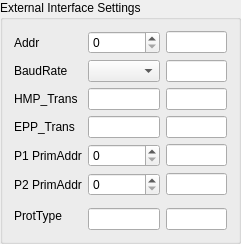
  <widget class="QGroupBox" name="groupBox_8">
   <property name="geometry">
    <rect>
     <x>490</x>
     <y>260</y>
     <width>241</width>
     <height>211</height>
    </rect>
   </property>
   <property name="title">
    <string>External Interface Settings</string>
   </property>
   <layout class="QGridLayout" name="gridLayout">
    <item row="0" column="0">
     <widget class="QLabel" name="label_39">
      <property name="text">
       <string>Addr</string>
      </property>
     </widget>
    </item>
    <item row="0" column="1">
     <widget class="QSpinBox" name="spinBox_Addr">
      <property name="maximumSize">
       <size>
        <width>100</width>
        <height>16777215</height>
       </size>
      </property>
     </widget>
    </item>
    <item row="1" column="0">
     <widget class="QLabel" name="label_40">
      <property name="text">
       <string>BaudRate</string>
      </property>
     </widget>
    </item>
    <item row="1" column="1">
     <widget class="QComboBox" name="comboBox_BaudRate">
      <property name="maximumSize">
       <size>
        <width>100</width>
        <height>16777215</height>
       </size>
      </property>
     </widget>
    </item>
    <item row="2" column="0">
     <widget class="QLabel" name="label_42">
      <property name="text">
       <string>HMP_Trans</string>
      </property>
     </widget>
    </item>
    <item row="2" column="1">
     <widget class="QLineEdit" name="lineEdit_HMP_Trans">
      <property name="maximumSize">
       <size>
        <width>100</width>
        <height>16777215</height>
       </size>
      </property>
     </widget>
    </item>
    <item row="3" column="0">
     <widget class="QLabel" name="label_43">
      <property name="text">
       <string>EPP_Trans</string>
      </property>
     </widget>
    </item>
    <item row="3" column="1">
     <widget class="QLineEdit" name="lineEdit_EPP_Trans">
      <property name="maximumSize">
       <size>
        <width>100</width>
        <height>16777215</height>
       </size>
      </property>
     </widget>
    </item>
    <item row="4" column="0">
     <widget class="QLabel" name="label_44">
      <property name="text">
       <string>P1 PrimAddr</string>
      </property>
     </widget>
    </item>
    <item row="5" column="0">
     <widget class="QLabel" name="label_45">
      <property name="text">
       <string>P2 PrimAddr</string>
      </property>
     </widget>
    </item>
    <item row="6" column="0" rowspan="2">
     <widget class="QLabel" name="label_46">
      <property name="text">
       <string>ProtType</string>
      </property>
     </widget>
    </item>
    <item row="7" column="1">
     <widget class="QLineEdit" name="lineEdit_ProtType">
      <property name="maximumSize">
       <size>
        <width>100</width>
        <height>16777215</height>
       </size>
      </property>
     </widget>
    </item>
    <item row="4" column="1">
     <widget class="QSpinBox" name="spinBox_P1PrimAddr"/>
    </item>
    <item row="5" column="1">
     <widget class="QSpinBox" name="spinBox_P2PrimAddr"/>
    </item>
    <item row="0" column="2">
     <widget class="QLineEdit" name="lineEdit_AddrHex"/>
    </item>
    <item row="1" column="2">
     <widget class="QLineEdit" name="lineEdit_BaudRateHex"/>
    </item>
    <item row="2" column="2">
     <widget class="QLineEdit" name="lineEdit_HMP_TransHex"/>
    </item>
    <item row="3" column="2">
     <widget class="QLineEdit" name="lineEdit_EPP_TransHex"/>
    </item>
    <item row="4" column="2">
     <widget class="QLineEdit" name="lineEdit_P1PrimAddrHex"/>
    </item>
    <item row="5" column="2">
     <widget class="QLineEdit" name="lineEdit_P2PrimAddrHex"/>
    </item>
    <item row="7" column="2">
     <widget class="QLineEdit" name="lineEdit_ProtTypeHex"/>
    </item>
   </layout>
  </widget>
